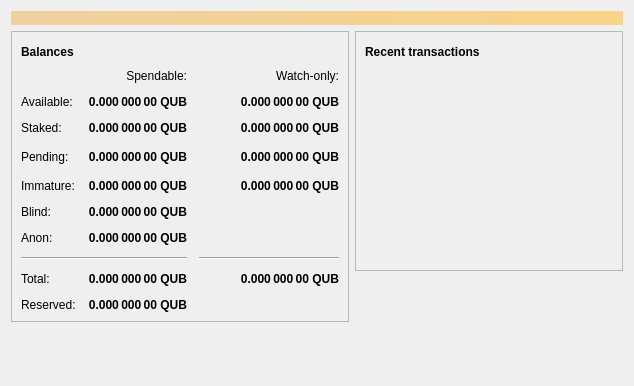
<?xml version="1.0" encoding="UTF-8"?>
<ui version="4.0">
 <class>OverviewPage</class>
 <widget class="QWidget" name="OverviewPage">
  <property name="geometry">
   <rect>
    <x>0</x>
    <y>0</y>
    <width>634</width>
    <height>386</height>
   </rect>
  </property>
  <property name="windowTitle">
   <string>Form</string>
  </property>
  <layout class="QVBoxLayout" name="topLayout">
   <item>
    <widget class="QLabel" name="labelAlerts">
     <property name="visible">
      <bool>false</bool>
     </property>
     <property name="styleSheet">
      <string notr="true">QLabel { background-color: qlineargradient(x1: 0, y1: 0, x2: 1, y2: 0, stop:0 #F0D0A0, stop:1 #F8D488); color:#000000; }</string>
     </property>
     <property name="wordWrap">
      <bool>true</bool>
     </property>
     <property name="margin">
      <number>3</number>
     </property>
     <property name="textInteractionFlags">
      <set>Qt::TextSelectableByMouse</set>
     </property>
    </widget>
   </item>
   <item>
    <layout class="QHBoxLayout" name="horizontalLayout" stretch="1,1">
     <item>
      <layout class="QVBoxLayout" name="verticalLayout_2">
       <item>
        <widget class="QFrame" name="frame">
         <property name="frameShape">
          <enum>QFrame::StyledPanel</enum>
         </property>
         <property name="frameShadow">
          <enum>QFrame::Raised</enum>
         </property>
         <layout class="QVBoxLayout" name="verticalLayout_4">
          <item>
           <layout class="QHBoxLayout" name="horizontalLayout_4">
            <item>
             <widget class="QLabel" name="label_5">
              <property name="font">
               <font>
                <weight>75</weight>
                <bold>true</bold>
               </font>
              </property>
              <property name="text">
               <string>Balances</string>
              </property>
             </widget>
            </item>
            <item>
             <widget class="QPushButton" name="labelWalletStatus">
              <property name="enabled">
               <bool>true</bool>
              </property>
              <property name="maximumSize">
               <size>
                <width>30</width>
                <height>16777215</height>
               </size>
              </property>
              <property name="toolTip">
               <string>The displayed information may be out of date. Your wallet automatically synchronizes with the Qubnet network after a connection is established, but this process has not completed yet.</string>
              </property>
              <property name="text">
               <string/>
              </property>
              <property name="icon">
               <iconset>
                <normaloff>:/icons/warning</normaloff>
                <disabledoff>:/icons/warning</disabledoff>:/icons/warning</iconset>
              </property>
              <property name="iconSize">
               <size>
                <width>24</width>
                <height>24</height>
               </size>
              </property>
              <property name="flat">
               <bool>true</bool>
              </property>
             </widget>
            </item>
            <item>
             <spacer name="horizontalSpacer_3">
              <property name="orientation">
               <enum>Qt::Horizontal</enum>
              </property>
              <property name="sizeHint" stdset="0">
               <size>
                <width>40</width>
                <height>20</height>
               </size>
              </property>
             </spacer>
            </item>
           </layout>
          </item>
          <item>
           <layout class="QGridLayout" name="gridLayout">
            <property name="spacing">
             <number>12</number>
            </property>
            <item row="2" column="1">
             <widget class="QLabel" name="labelStaked">
              <property name="font">
               <font>
                <weight>75</weight>
                <bold>true</bold>
               </font>
              </property>
              <property name="cursor">
               <cursorShape>IBeamCursor</cursorShape>
              </property>
              <property name="toolTip">
               <string>Your current staked balance</string>
              </property>
              <property name="text">
               <string notr="true">0.000 000 00 QUB</string>
              </property>
              <property name="alignment">
               <set>Qt::AlignRight|Qt::AlignTrailing|Qt::AlignVCenter</set>
              </property>
              <property name="textInteractionFlags">
               <set>Qt::LinksAccessibleByMouse|Qt::TextSelectableByKeyboard|Qt::TextSelectableByMouse</set>
              </property>
             </widget>
            </item>
            <item row="2" column="2">
             <widget class="QLabel" name="labelWatchStaked">
              <property name="font">
               <font>
                <weight>75</weight>
                <bold>true</bold>
               </font>
              </property>
              <property name="cursor">
               <cursorShape>IBeamCursor</cursorShape>
              </property>
              <property name="toolTip">
               <string>Your current watch-only staked balance</string>
              </property>
              <property name="text">
               <string notr="true">0.000 000 00 QUB</string>
              </property>
              <property name="alignment">
               <set>Qt::AlignRight|Qt::AlignTrailing|Qt::AlignVCenter</set>
              </property>
              <property name="textInteractionFlags">
               <set>Qt::LinksAccessibleByMouse|Qt::TextSelectableByKeyboard|Qt::TextSelectableByMouse</set>
              </property>
             </widget>
            </item>
            <item row="4" column="2">
             <widget class="QLabel" name="labelWatchImmature">
              <property name="font">
               <font>
                <weight>75</weight>
                <bold>true</bold>
               </font>
              </property>
              <property name="cursor">
               <cursorShape>IBeamCursor</cursorShape>
              </property>
              <property name="toolTip">
               <string>Mined balance in watch-only addresses that has not yet matured</string>
              </property>
              <property name="text">
               <string notr="true">0.000 000 00 QUB</string>
              </property>
              <property name="alignment">
               <set>Qt::AlignRight|Qt::AlignTrailing|Qt::AlignVCenter</set>
              </property>
              <property name="textInteractionFlags">
               <set>Qt::LinksAccessibleByMouse|Qt::TextSelectableByKeyboard|Qt::TextSelectableByMouse</set>
              </property>
             </widget>
            </item>
            <item row="3" column="3">
             <spacer name="horizontalSpacer_2">
              <property name="orientation">
               <enum>Qt::Horizontal</enum>
              </property>
              <property name="sizeHint" stdset="0">
               <size>
                <width>40</width>
                <height>20</height>
               </size>
              </property>
             </spacer>
            </item>
            <item row="4" column="1">
             <widget class="QLabel" name="labelImmature">
              <property name="font">
               <font>
                <weight>75</weight>
                <bold>true</bold>
               </font>
              </property>
              <property name="cursor">
               <cursorShape>IBeamCursor</cursorShape>
              </property>
              <property name="toolTip">
               <string>Mined balance that has not yet matured</string>
              </property>
              <property name="text">
               <string notr="true">0.000 000 00 QUB</string>
              </property>
              <property name="alignment">
               <set>Qt::AlignRight|Qt::AlignTrailing|Qt::AlignVCenter</set>
              </property>
              <property name="textInteractionFlags">
               <set>Qt::LinksAccessibleByMouse|Qt::TextSelectableByKeyboard|Qt::TextSelectableByMouse</set>
              </property>
             </widget>
            </item>
            <item row="3" column="2">
             <widget class="QLabel" name="labelWatchPending">
              <property name="font">
               <font>
                <weight>75</weight>
                <bold>true</bold>
               </font>
              </property>
              <property name="cursor">
               <cursorShape>IBeamCursor</cursorShape>
              </property>
              <property name="toolTip">
               <string>Unconfirmed transactions to watch-only addresses</string>
              </property>
              <property name="text">
               <string notr="true">0.000 000 00 QUB</string>
              </property>
              <property name="alignment">
               <set>Qt::AlignRight|Qt::AlignTrailing|Qt::AlignVCenter</set>
              </property>
              <property name="textInteractionFlags">
               <set>Qt::LinksAccessibleByMouse|Qt::TextSelectableByKeyboard|Qt::TextSelectableByMouse</set>
              </property>
             </widget>
            </item>
            <item row="3" column="1">
             <widget class="QLabel" name="labelUnconfirmed">
              <property name="font">
               <font>
                <weight>75</weight>
                <bold>true</bold>
               </font>
              </property>
              <property name="cursor">
               <cursorShape>IBeamCursor</cursorShape>
              </property>
              <property name="toolTip">
               <string>Total of transactions that have yet to be confirmed, and do not yet count toward the spendable balance</string>
              </property>
              <property name="text">
               <string notr="true">0.000 000 00 QUB</string>
              </property>
              <property name="alignment">
               <set>Qt::AlignRight|Qt::AlignTrailing|Qt::AlignVCenter</set>
              </property>
              <property name="textInteractionFlags">
               <set>Qt::LinksAccessibleByMouse|Qt::TextSelectableByKeyboard|Qt::TextSelectableByMouse</set>
              </property>
             </widget>
            </item>
            <item row="2" column="0">
             <widget class="QLabel" name="labelStakedText">
              <property name="text">
               <string>Staked:</string>
              </property>
             </widget>
            </item>
            <item row="7" column="2">
             <widget class="Line" name="lineWatchBalance">
              <property name="sizePolicy">
               <sizepolicy hsizetype="Preferred" vsizetype="Fixed">
                <horstretch>0</horstretch>
                <verstretch>0</verstretch>
               </sizepolicy>
              </property>
              <property name="minimumSize">
               <size>
                <width>140</width>
                <height>0</height>
               </size>
              </property>
              <property name="orientation">
               <enum>Qt::Horizontal</enum>
              </property>
             </widget>
            </item>
            <item row="8" column="2">
             <widget class="QLabel" name="labelWatchTotal">
              <property name="font">
               <font>
                <weight>75</weight>
                <bold>true</bold>
               </font>
              </property>
              <property name="cursor">
               <cursorShape>IBeamCursor</cursorShape>
              </property>
              <property name="toolTip">
               <string>Current total balance in watch-only addresses</string>
              </property>
              <property name="text">
               <string notr="true">0.000 000 00 QUB</string>
              </property>
              <property name="alignment">
               <set>Qt::AlignRight|Qt::AlignTrailing|Qt::AlignVCenter</set>
              </property>
              <property name="textInteractionFlags">
               <set>Qt::LinksAccessibleByMouse|Qt::TextSelectableByKeyboard|Qt::TextSelectableByMouse</set>
              </property>
             </widget>
            </item>
            <item row="8" column="0">
             <widget class="QLabel" name="labelTotalText">
              <property name="text">
               <string>Total:</string>
              </property>
             </widget>
            </item>
            <item row="8" column="1">
             <widget class="QLabel" name="labelTotal">
              <property name="font">
               <font>
                <weight>75</weight>
                <bold>true</bold>
               </font>
              </property>
              <property name="cursor">
               <cursorShape>IBeamCursor</cursorShape>
              </property>
              <property name="toolTip">
               <string>Your current total balance</string>
              </property>
              <property name="text">
               <string notr="true">0.000 000 00 QUB</string>
              </property>
              <property name="alignment">
               <set>Qt::AlignRight|Qt::AlignTrailing|Qt::AlignVCenter</set>
              </property>
              <property name="textInteractionFlags">
               <set>Qt::LinksAccessibleByMouse|Qt::TextSelectableByKeyboard|Qt::TextSelectableByMouse</set>
              </property>
             </widget>
            </item>
            <item row="0" column="2">
             <widget class="QLabel" name="labelWatchonly">
              <property name="text">
               <string>Watch-only:</string>
              </property>
              <property name="alignment">
               <set>Qt::AlignRight|Qt::AlignTrailing|Qt::AlignVCenter</set>
              </property>
             </widget>
            </item>
            <item row="7" column="0" colspan="2">
             <widget class="Line" name="line">
              <property name="orientation">
               <enum>Qt::Horizontal</enum>
              </property>
             </widget>
            </item>
            <item row="1" column="0">
             <widget class="QLabel" name="labelBalanceText">
              <property name="text">
               <string>Available:</string>
              </property>
             </widget>
            </item>
            <item row="4" column="0">
             <widget class="QLabel" name="labelImmatureText">
              <property name="text">
               <string>Immature:</string>
              </property>
             </widget>
            </item>
            <item row="1" column="2">
             <widget class="QLabel" name="labelWatchAvailable">
              <property name="font">
               <font>
                <weight>75</weight>
                <bold>true</bold>
               </font>
              </property>
              <property name="cursor">
               <cursorShape>IBeamCursor</cursorShape>
              </property>
              <property name="toolTip">
               <string>Your current balance in watch-only addresses</string>
              </property>
              <property name="text">
               <string notr="true">0.000 000 00 QUB</string>
              </property>
              <property name="alignment">
               <set>Qt::AlignRight|Qt::AlignTrailing|Qt::AlignVCenter</set>
              </property>
              <property name="textInteractionFlags">
               <set>Qt::LinksAccessibleByMouse|Qt::TextSelectableByKeyboard|Qt::TextSelectableByMouse</set>
              </property>
             </widget>
            </item>
            <item row="3" column="0">
             <widget class="QLabel" name="labelPendingText">
              <property name="text">
               <string>Pending:</string>
              </property>
             </widget>
            </item>
            <item row="0" column="1">
             <widget class="QLabel" name="labelSpendable">
              <property name="text">
               <string>Spendable:</string>
              </property>
              <property name="alignment">
               <set>Qt::AlignRight|Qt::AlignTrailing|Qt::AlignVCenter</set>
              </property>
             </widget>
            </item>
            <item row="5" column="0">
             <widget class="QLabel" name="labelBlindBalanceText">
              <property name="text">
               <string>Blind:</string>
              </property>
             </widget>
            </item>
            <item row="5" column="1">
             <widget class="QLabel" name="labelBlindBalance">
              <property name="font">
               <font>
                <weight>75</weight>
                <bold>true</bold>
               </font>
              </property>
              <property name="cursor">
               <cursorShape>IBeamCursor</cursorShape>
              </property>
              <property name="toolTip">
               <string>Your current spendable blinded balance</string>
              </property>
              <property name="text">
               <string notr="true">0.000 000 00 QUB</string>
              </property>
              <property name="alignment">
               <set>Qt::AlignRight|Qt::AlignTrailing|Qt::AlignVCenter</set>
              </property>
              <property name="textInteractionFlags">
               <set>Qt::LinksAccessibleByMouse|Qt::TextSelectableByKeyboard|Qt::TextSelectableByMouse</set>
              </property>
             </widget>
            </item>
            <item row="6" column="0">
             <widget class="QLabel" name="labelAnonText">
              <property name="text">
               <string>Anon:</string>
              </property>
             </widget>
            </item>
            <item row="6" column="1">
             <widget class="QLabel" name="labelAnonBalance">
              <property name="font">
               <font>
                <weight>75</weight>
                <bold>true</bold>
               </font>
              </property>
              <property name="cursor">
               <cursorShape>IBeamCursor</cursorShape>
              </property>
              <property name="toolTip">
               <string>Your current spendable anon balance</string>
              </property>
              <property name="text">
               <string notr="true">0.000 000 00 QUB</string>
              </property>
              <property name="alignment">
               <set>Qt::AlignRight|Qt::AlignTrailing|Qt::AlignVCenter</set>
              </property>
              <property name="textInteractionFlags">
               <set>Qt::LinksAccessibleByMouse|Qt::TextSelectableByKeyboard|Qt::TextSelectableByMouse</set>
              </property>
             </widget>
            </item>
            <item row="1" column="1">
             <widget class="QLabel" name="labelBalance">
              <property name="font">
               <font>
                <weight>75</weight>
                <bold>true</bold>
               </font>
              </property>
              <property name="cursor">
               <cursorShape>IBeamCursor</cursorShape>
              </property>
              <property name="toolTip">
               <string>Your current spendable balance</string>
              </property>
              <property name="text">
               <string notr="true">0.000 000 00 QUB</string>
              </property>
              <property name="alignment">
               <set>Qt::AlignRight|Qt::AlignTrailing|Qt::AlignVCenter</set>
              </property>
              <property name="textInteractionFlags">
               <set>Qt::LinksAccessibleByMouse|Qt::TextSelectableByKeyboard|Qt::TextSelectableByMouse</set>
              </property>
             </widget>
            </item>
            <item row="9" column="0">
             <widget class="QLabel" name="labelReservedText">
              <property name="text">
               <string>Reserved:</string>
              </property>
             </widget>
            </item>
            <item row="9" column="1">
             <widget class="QLabel" name="labelReserved">
              <property name="font">
               <font>
                <weight>75</weight>
                <bold>true</bold>
               </font>
              </property>
              <property name="cursor">
               <cursorShape>IBeamCursor</cursorShape>
              </property>
              <property name="toolTip">
               <string>Your current spendable balance</string>
              </property>
              <property name="text">
               <string notr="true">0.000 000 00 QUB</string>
              </property>
              <property name="alignment">
               <set>Qt::AlignRight|Qt::AlignTrailing|Qt::AlignVCenter</set>
              </property>
              <property name="textInteractionFlags">
               <set>Qt::LinksAccessibleByMouse|Qt::TextSelectableByKeyboard|Qt::TextSelectableByMouse</set>
              </property>
             </widget>
            </item>
           </layout>
          </item>
         </layout>
        </widget>
       </item>
       <item>
        <spacer name="verticalSpacer">
         <property name="orientation">
          <enum>Qt::Vertical</enum>
         </property>
         <property name="sizeHint" stdset="0">
          <size>
           <width>20</width>
           <height>40</height>
          </size>
         </property>
        </spacer>
       </item>
      </layout>
     </item>
     <item>
      <layout class="QVBoxLayout" name="verticalLayout_3">
       <item>
        <widget class="QFrame" name="frame_2">
         <property name="frameShape">
          <enum>QFrame::StyledPanel</enum>
         </property>
         <property name="frameShadow">
          <enum>QFrame::Raised</enum>
         </property>
         <layout class="QVBoxLayout" name="verticalLayout">
          <item>
           <layout class="QHBoxLayout" name="horizontalLayout_2">
            <item>
             <widget class="QLabel" name="label_4">
              <property name="font">
               <font>
                <weight>75</weight>
                <bold>true</bold>
               </font>
              </property>
              <property name="text">
               <string>Recent transactions</string>
              </property>
             </widget>
            </item>
            <item>
             <widget class="QPushButton" name="labelTransactionsStatus">
              <property name="enabled">
               <bool>true</bool>
              </property>
              <property name="maximumSize">
               <size>
                <width>30</width>
                <height>16777215</height>
               </size>
              </property>
              <property name="toolTip">
               <string>The displayed information may be out of date. Your wallet automatically synchronizes with the Qubnet network after a connection is established, but this process has not completed yet.</string>
              </property>
              <property name="text">
               <string/>
              </property>
              <property name="icon">
               <iconset>
                <normaloff>:/icons/warning</normaloff>
                <disabledoff>:/icons/warning</disabledoff>:/icons/warning</iconset>
              </property>
              <property name="iconSize">
               <size>
                <width>24</width>
                <height>24</height>
               </size>
              </property>
              <property name="flat">
               <bool>true</bool>
              </property>
             </widget>
            </item>
            <item>
             <spacer name="horizontalSpacer">
              <property name="orientation">
               <enum>Qt::Horizontal</enum>
              </property>
              <property name="sizeHint" stdset="0">
               <size>
                <width>40</width>
                <height>20</height>
               </size>
              </property>
             </spacer>
            </item>
           </layout>
          </item>
          <item>
           <widget class="QListView" name="listTransactions">
            <property name="styleSheet">
             <string notr="true">QListView { background: transparent; }</string>
            </property>
            <property name="frameShape">
             <enum>QFrame::NoFrame</enum>
            </property>
            <property name="verticalScrollBarPolicy">
             <enum>Qt::ScrollBarAlwaysOff</enum>
            </property>
            <property name="horizontalScrollBarPolicy">
             <enum>Qt::ScrollBarAlwaysOff</enum>
            </property>
            <property name="selectionMode">
             <enum>QAbstractItemView::NoSelection</enum>
            </property>
           </widget>
          </item>
         </layout>
        </widget>
       </item>
       <item>
        <spacer name="verticalSpacer_2">
         <property name="orientation">
          <enum>Qt::Vertical</enum>
         </property>
         <property name="sizeHint" stdset="0">
          <size>
           <width>20</width>
           <height>40</height>
          </size>
         </property>
        </spacer>
       </item>
      </layout>
     </item>
    </layout>
   </item>
  </layout>
 </widget>
 <resources/>
 <connections/>
</ui>
